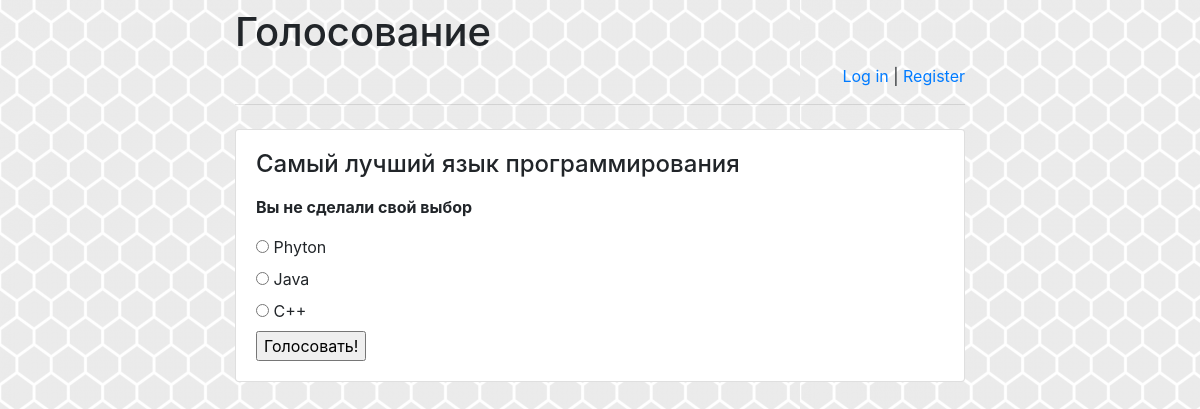
The page /polls/1/vote/ on the database its author committed.
### polls/models.py (models this page shows, shortened)
class Question(models.Model):
    question_text = models.CharField(max_length=200)
    pub_date = models.DateTimeField('date published')

class Choice(models.Model):
    question = models.ForeignKey(Question, on_delete=models.CASCADE)
    choice_text = models.CharField(max_length=200)
    votes = models.IntegerField(default=0)

### polls/views.py (the view)
# urls.py: path('<int:question_id>/vote/', views.vote, name='vote'),
def vote(request, question_id):
    question = get_object_or_404(Question, pk=question_id)
    try:
        selected_choice = question.choice_set.get(pk=request.POST['choice'])
    except (KeyError, Choice.DoesNotExist):
        return render(request, 'polls/detail.html', {
            'question': question,
            'error_message': "Вы не сделали свой выбор",
        })
    else:
        selected_choice.votes += 1
        selected_choice.save()
        return HttpResponseRedirect(reverse('polls:results', args=(question.id,)))

### polls/templates/polls/detail.html (shortened to what this page needs)
<!doctype html>
<html lang="en">
<head>
    {% load static %}
    <link rel="stylesheet" href="{% static 'polls/style.css' %}">
    <link rel="stylesheet" href="https://stackpath.bootstrapcdn.com/bootstrap/4.1.3/css/bootstrap.min.css">
</head>
<body>
<div class="container">
    <div class="row justify-content-center">
        <div class="col-8">
            <h1 class="mt-2">Голосование</h1>
            {% if user.is_authenticated %}
                <p class="text-right">
                    Привет, {{ user.username }}!
                    <a href="/polls/logout">Log out</a> |
                    <a href="/polls/password-change">
                        Change password
                    </a>
                </p>
            {% else %}
                <p class="text-right">
                    <a href="/polls/login">Log in</a> |
                    <a href="/polls/register">Register</a>
                </p>
            {% endif %}
            <hr class="mt-0 mb-4">
            <div class="card">
                <div class="card-body">
                    <form action="{% url 'polls:vote' question.id %}" method="post">
                    <fieldset>
                        <legend><h4>{{ question.question_text }}</h4></legend>
                        {% if error_message %}<p><strong>{{ error_message }}</strong></p>{% endif %}
                        {% for choice in question.choice_set.all %}
                            <input type="radio" name="choice" id="choice{{ forloop.counter }}" value="{{ choice.id }}">
                            <label for="choice{{ forloop.counter }}">{{ choice.choice_text }}</label><br>
                        {% endfor %}
                    </fieldset>
                    <input type="submit" value="Голосовать!">
                    </form>
                </div>
            </div>
        </div>
    </div>
</div>
</body>
</html>

### polls/static/polls/style.css (style rules this page uses)
body { background: white url("images/background.png") repeat; }

### rows shown on the page
Question: question_text "Самый лучший язык программирования"
Choice: choice_text "Phyton"
Choice: choice_text "Java"
Choice: choice_text "C++"

### other values the page prints
{{ error_message }} "Вы не сделали свой выбор"
